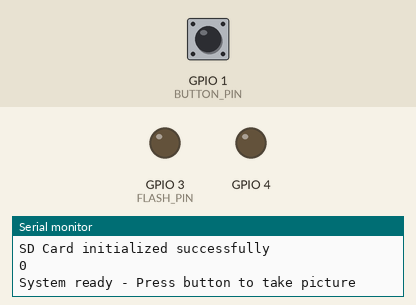
Recording of a sketch running on a simulated ESP32. On the bench: output pins drawn as LEDs (lit = HIGH), the last lines printed to the serial monitor. Dashed ring = blinking. The inputs (shaded band) are chosen by the test bench; at power-on: GPIO 1 (BUTTON_PIN) LOW. Storage starts empty; the camera gives no picture.

Above: at 1.5 s.
1.6 s: GPIO 1 (BUTTON_PIN) pulled HIGH for 1 s
At 1.71 s:
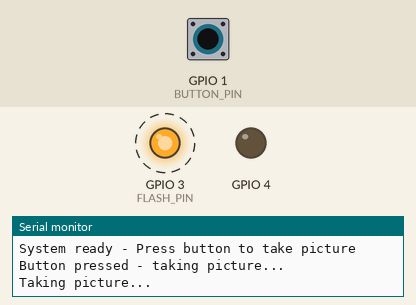
6.1 s: GPIO 1 (BUTTON_PIN) pulled HIGH for 3.2 s
At 10.4 s:
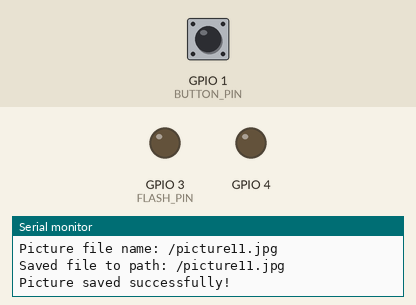
Timing chart, 0 to 11.9 s (numbered marks = the images above; inputs shaded):
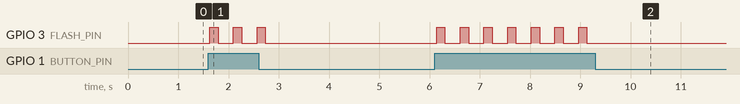

Measured:
- after the input at 1.6 s, GPIO 3 (FLASH_PIN): alternates HIGH for 0.17 s and LOW for 0.31 s, 6 changes in all, then stays LOW, starting at once
- after the input at 6.1 s, GPIO 3 (FLASH_PIN): alternates HIGH for 0.17 s and LOW for 0.31 s, 14 changes in all, then stays LOW, starting at once

The sketch:

ESP32CAM_BUTTON_WIFI-G.ino
```cpp
#include <WiFi.h>
#include <AsyncTCP.h>
#include <ESPAsyncWebServer.h>
#include "esp_camera.h"
#include "Arduino.h"
#include "FS.h"                // SD Card ESP32
#include "SD_MMC.h"            // SD Card ESP32
#include "soc/soc.h"           // Disable brownour problems
#include "soc/rtc_cntl_reg.h"  // Disable brownour problems
#include "driver/rtc_io.h"

// WiFi Credentials
const char* ssid = "ESP32_CAM_2";
const char* password = "123456789";

// Initialize AsyncWebServer on port 80
AsyncWebServer server(80);

// Pin definition for CAMERA_MODEL_AI_THINKER
#define PWDN_GPIO_NUM     32
#define RESET_GPIO_NUM    -1
#define XCLK_GPIO_NUM      0
#define SIOD_GPIO_NUM     26
#define SIOC_GPIO_NUM     27
#define Y9_GPIO_NUM       35
#define Y8_GPIO_NUM       34
#define Y7_GPIO_NUM       39
#define Y6_GPIO_NUM       36
#define Y5_GPIO_NUM       21
#define Y4_GPIO_NUM       19
#define Y3_GPIO_NUM       18
#define Y2_GPIO_NUM        5
#define VSYNC_GPIO_NUM    25
#define HREF_GPIO_NUM     23
#define PCLK_GPIO_NUM     22

int pictureNumber = 0;
#define BUTTON_PIN 1
#define FLASH_PIN 3

bool cameraInitialized = false;
bool sdInitialized = false;

// Fungsi untuk mendapatkan daftar file
String getFileList() {
  String fileList = "";
  int fileCount = 0;

  File root = SD_MMC.open("/");
  if(!root){
    return "<p>Failed to open directory</p>";
  }

  if(!root.isDirectory()){
    return "<p>Not a directory</p>";
  }

  File file = root.openNextFile();
  while(file){
    if(!file.isDirectory()){
      String fileName = String(file.name());
      if(fileName.endsWith(".jpg")) {
        fileCount++;
        fileList += "<div class='file-item'>";
        fileList += "<span class='file-name'>" + fileName + "</span>";
        fileList += "<span class='file-size'>(" + String(file.size()) + " bytes)</span>";
        fileList += "<div class='file-actions'>";
        fileList += "<a class='btn view-btn' href='/view/" + fileName + "' target='_blank'>View</a>";
        fileList += "<a class='btn download-btn' href='/download/" + fileName + "' download>Download</a>";
        fileList += "<a class='btn delete-btn' href='/delete/" + fileName + "' onclick='return confirm(\"Delete " + fileName + "?\")'>Delete</a>";
        fileList += "</div>";
        fileList += "</div>";
      }
    }
    file = root.openNextFile();
  }

  if(fileCount == 0) {
    fileList = "<p>No photos found</p>";
  }

  return fileList;
}

void deleteAllPhotos() {
  File root = SD_MMC.open("/");
  File file = root.openNextFile();
  int deletedCount = 0;

  while(file){
    if(!file.isDirectory()){
      String fileName = String(file.name());
      if(fileName.endsWith(".jpg")) {
        if (SD_MMC.remove(fileName.c_str())){
          Serial.println("Deleted: " + fileName);
        }
        else {
          Serial.println("Fail Delete" + fileName);
        }
        deletedCount++;
      }
    }
    file = root.openNextFile();
  }

  calculatePict();

  Serial.printf("Deleted %d photos\n", deletedCount);
}

// HTML Page
const char index_html[] PROGMEM = R"rawliteral(
<!DOCTYPE HTML>
<html>
<head>
  <title>ESP32-CAM Photo Gallery</title>
  <meta name="viewport" content="width=device-width, initial-scale=1">
  <style>
    body {
      font-family: Arial, sans-serif;
      text-align: center;
      margin: 20px;
      background-color: #f0f0f0;
    }
    .container {
      max-width: 800px;
      margin: 0 auto;
      background: white;
      padding: 20px;
      border-radius: 10px;
      box-shadow: 0 0 10px rgba(0,0,0,0.1);
    }
    .file-item {
      margin: 10px 0;
      padding: 15px;
      border: 1px solid #ddd;
      border-radius: 5px;
      background: #f9f9f9;
      text-align: left;
    }
    .file-name {
      font-weight: bold;
      display: block;
    }
    .file-size {
      color: #666;
      font-size: 0.9em;
    }
    .file-actions {
      margin-top: 10px;
    }
    .btn {
      padding: 8px 15px;
      text-decoration: none;
      border-radius: 4px;
      margin: 2px;
      display: inline-block;
      font-size: 0.9em;
    }
    .view-btn {
      background: #2196F3;
      color: white;
    }
    .download-btn {
      background: #4CAF50;
      color: white;
    }
    .delete-btn {
      background: #f44336;
      color: white;
    }
    .header {
      margin-bottom: 20px;
    }
    .action-btn {
      background: #FF9800;
      color: white;
      padding: 10px 20px;
      text-decoration: none;
      border-radius: 5px;
      margin: 5px;
      display: inline-block;
    }
    .info {
      background: #e7f3ff;
      padding: 10px;
      border-radius: 5px;
      margin: 10px 0;
    }
  </style>
</head>
<body>
  <div class="container">
    <div class="header">
      <h1>ESP32-CAM Photo Gallery</h1>
      <div class="info">
        <p>Total photos: <strong>%PHOTO_COUNT%</strong></p>
      </div>
      <a class="action-btn" href="/">Refresh</a>
      <a class="action-btn" href="/take">Take New Photo</a>
      <a class="action-btn" href="/delete-all" onclick="return confirm('Are you sure you want to delete ALL photos?')">Delete All Photos</a>
    </div>
    <div id="file-list">
      %FILE_LIST%
    </div>
  </div>
</body>
</html>
)rawliteral";


bool initializeCamera() {
  camera_config_t config;
  config.ledc_channel = LEDC_CHANNEL_0;
  config.ledc_timer = LEDC_TIMER_0;
  config.pin_d0 = Y2_GPIO_NUM;
  config.pin_d1 = Y3_GPIO_NUM;
  config.pin_d2 = Y4_GPIO_NUM;
  config.pin_d3 = Y5_GPIO_NUM;
  config.pin_d4 = Y6_GPIO_NUM;
  config.pin_d5 = Y7_GPIO_NUM;
  config.pin_d6 = Y8_GPIO_NUM;
  config.pin_d7 = Y9_GPIO_NUM;
  config.pin_xclk = XCLK_GPIO_NUM;
  config.pin_pclk = PCLK_GPIO_NUM;
  config.pin_vsync = VSYNC_GPIO_NUM;
  config.pin_href = HREF_GPIO_NUM;
  config.pin_sccb_sda = SIOD_GPIO_NUM;
  config.pin_sccb_scl = SIOC_GPIO_NUM;
  config.pin_pwdn = PWDN_GPIO_NUM;
  config.pin_reset = RESET_GPIO_NUM;
  config.xclk_freq_hz = 20000000;
  config.pixel_format = PIXFORMAT_JPEG;
  config.grab_mode = CAMERA_GRAB_LATEST;

  // Uncomment this if you want to use higher spec
  // if(psramFound()){
  //   config.frame_size = FRAMESIZE_UXGA; // FRAMESIZE_ + QVGA|CIF|VGA|SVGA|XGA|SXGA|UXGA
  //   config.jpeg_quality = 10;
  //   config.fb_count = 2;
  // } else {
  //   config.frame_size = FRAMESIZE_SVGA;
  //   config.jpeg_quality = 12;
  //   config.fb_count = 1;
  // }

  // Set the image size manually here
  config.frame_size = FRAMESIZE_SVGA;
  config.jpeg_quality = 12;
  config.fb_count = 1;

  // Init Camera
  esp_err_t err = esp_camera_init(&config);
  if (err != ESP_OK) {
    Serial.printf("Camera init failed with error 0x%x", err);
    return false;
  }

  // Optimasi untuk warna yang lebih natural
  sensor_t * s = esp_camera_sensor_get();
  s->set_brightness(s, 1);     // -2 to 2
  s->set_contrast(s, 0);       // -2 to 2
  s->set_saturation(s, 0);     // -2 to 2 (0 = normal saturation)
  s->set_special_effect(s, 0); // 0:No Effect (color)
  s->set_whitebal(s, 1);       // 1 = enable white balance
  s->set_awb_gain(s, 1);       // 1 = enable AWB gain
  s->set_wb_mode(s, 1);        // 0: Auto white balance
  s->set_exposure_ctrl(s, 1);  // 1 = enable exposure control
  s->set_aec2(s, 0);           // 0 = disable AEC2
  s->set_ae_level(s, 0);       // -2 to 2
  s->set_aec_value(s, 300);    // 0 to 1200
  s->set_gain_ctrl(s, 1);      // 1 = enable gain control
  s->set_agc_gain(s, 0);       // 0 to 30
  s->set_gainceiling(s, (gainceiling_t)6);  // 0 to 6
  s->set_bpc(s, 1);            // 1 = enable black pixel correction
  s->set_wpc(s, 1);            // 1 = enable white pixel correction
  s->set_raw_gma(s, 1);        // 1 = enable gamma correction
  s->set_lenc(s, 1);           // 1 = enable lens correction
  s->set_hmirror(s, 0);        // 0 = disable mirror
  s->set_vflip(s, 0);          // 0 = disable flip
  s->set_dcw(s, 1);            // 1 = enable DCW
  s->set_colorbar(s, 0);       // 0 = disable color bar test pattern

  cameraInitialized = true;
  Serial.println("Camera initialized successfully");
  return true;
}

bool initializeSDCard() {
  Serial.println("Starting SD Card");
  if(!SD_MMC.begin()){
    Serial.println("SD Card Mount Failed");
    return false;
  }

  uint8_t cardType = SD_MMC.cardType();
  if(cardType == CARD_NONE){
    Serial.println("No SD Card attached");
    return false;
  }

  Serial.println("SD Card initialized successfully");
  sdInitialized = true;
  return true;
}

void calculatePict(){
  int photoCount = 0;
  File root = SD_MMC.open("/");
  File file = root.openNextFile();
  while(file){
    if(!file.isDirectory() && String(file.name()).endsWith(".jpg")) {
      photoCount++;
    }
    file = root.openNextFile();
  }

  pictureNumber = photoCount + 1;
  Serial.println (photoCount);
}

void takePicture() {
  if (!cameraInitialized || !sdInitialized) {
    Serial.println("Camera or SD Card not initialized!");
    return;
  }

  digitalWrite(FLASH_PIN, HIGH);
  delay(50);

  camera_fb_t * fb = NULL;

  Serial.println("Taking picture...");
  fb = esp_camera_fb_get();
  delay(50);

  if(!fb) {
    Serial.println("Camera capture failed");
    return;
  }

  pictureNumber++;
  String path = "/picture" + String(pictureNumber) +".jpg";

  fs::FS &fs = SD_MMC;
  Serial.printf("Picture file name: %s\n", path.c_str());

  File file = fs.open(path.c_str(), FILE_WRITE);

  if(!file){
    delay(200);
    Serial.println("Failed to open file in writing mode");
    file = fs.open(path.c_str(), FILE_WRITE);
  }

  else {
    file.write(fb->buf, fb->len);
    Serial.printf("Saved file to path: %s\n", path.c_str());

  }
  digitalWrite(FLASH_PIN, LOW);
  file.close();
  esp_camera_fb_return(fb);

  digitalWrite(4, LOW);
  Serial.println("Picture saved successfully!");
}


void setup() {
  WRITE_PERI_REG(RTC_CNTL_BROWN_OUT_REG, 0); //disable brownout detector

  Serial.begin(115200);
  Serial.println("ESP32-CAM Started - Press button to take picture");

  // Setup tombol
  pinMode(BUTTON_PIN, INPUT_PULLDOWN);
  pinMode(FLASH_PIN, OUTPUT);
  pinMode(4, OUTPUT);

  // Initialize camera and SD card
  if (!initializeCamera()) {
    Serial.println("Failed to initialize camera!");
    return;
  }

  if (!initializeSDCard()) {
    Serial.println("Failed to initialize SD Card!");
    return;
  }

  calculatePict();

  // Start WiFi SoftAP
  WiFi.softAP(ssid, password, 11);  //Channel 11

  // Setup Web Server Routes
  server.on("/", HTTP_GET, [](AsyncWebServerRequest *request){
    String html = String(index_html);
    html.replace("%FILE_LIST%", getFileList());

    calculatePict();
    html.replace("%PHOTO_COUNT%", String(pictureNumber));

    request->send(200, "text/html", html);
  });

  // Route to show image in full size
  server.on("/view/*", HTTP_GET, [](AsyncWebServerRequest *request){
    String path = request->url();
    path.replace("/view/", "/");

    if(SD_MMC.exists(path)) {
      request->send(SD_MMC, path, "image/jpeg");
    } else {
      request->send(404, "text/plain", "File not found");
    }
  });

  // Route to download file
  server.on("/download/*", HTTP_GET, [](AsyncWebServerRequest *request){
    String path = request->url();
    path.replace("/download/", "/");

    if(SD_MMC.exists(path)) {
      request->send(SD_MMC, path, "image/jpeg", true);
    } else {
      request->send(404, "text/plain", "File not found");
    }
  });

  // Route to take photo
  server.on("/take", HTTP_GET, [](AsyncWebServerRequest *request){
    takePicture();
    request->send(200, "text/html", "<script>alert('Photo taken!'); window.location.href='/';</script>");
  });

  // Route untuk menghapus semua foto
  server.on("/delete-all", HTTP_GET, [](AsyncWebServerRequest *request){
    deleteAllPhotos();
    request->send(200, "text/html", "<script>alert('All photos deleted!'); window.location.href='/';</script>");
  });

  // Start Server
  server.begin();

  Serial.println("System ready - Press button to take picture");
}

void loop() {
 if (digitalRead(BUTTON_PIN) == HIGH) {
   Serial.println("Button pressed - taking picture...");
   takePicture();

   delay(200);
 }

  delay(100);
}
```
